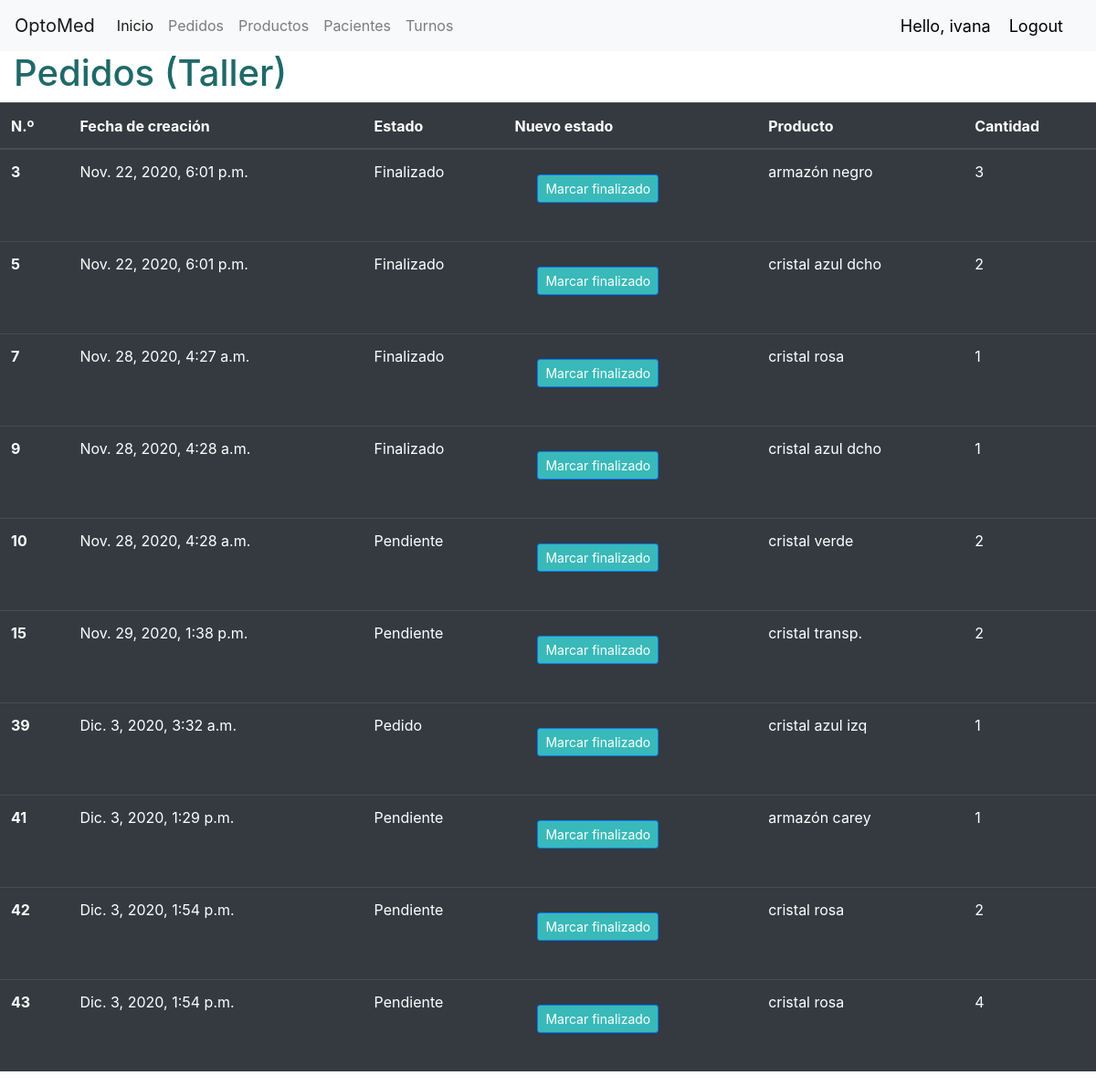
The app's page /pedidos/pedidos_taller (signed in) with its own data.
### pedidos/models.py (models this page shows, shortened)
class Pedido(models.Model):
  ESTADO = (
            ('Pendiente', 'Pendiente'),
            ('Pedido', 'Pedido'),
            ('Enviar a taller', 'Enviar a taller'),
            ('Finalizado', 'Finalizado')
            )
  PAGO = (
            ('Tarjeta de crédito', 'Tarjeta de crédito'),
            ('Tarjeta de débito', 'Tarjeta de débito'),
            ('Billetera virtual', 'Billetera virtual'),
            ('Efectivo', 'Efectivo'),
            )
  paciente = models.ForeignKey('pacientes.Paciente', null=True, on_delete=models.CASCADE)
  fecha_creación =  models.DateTimeField(auto_now_add=True, null=True)
  estado = models.CharField(max_length=20, null=True, choices=ESTADO)
  producto = models.ForeignKey(Producto, null=True, on_delete=models.CASCADE)
  cantidad = models.PositiveIntegerField(default=1)
  pago = models.CharField(max_length=20, null=True, choices=PAGO)
  vendedor = models.ForeignKey('pedidos.Vendedor', null=True, on_delete=models.CASCADE)

class Producto(models.Model):
  CATEGORÍA = (
            ('Lente', 'Lente'),
            ('Otro', 'Otro'),
            )
  DISTANCIA = (
              ('Lejos', 'Lejos'),
              ('Cerca', 'Cerca'),
              )
  LADO = (
          ('Izquierdo', 'Izquierdo'),
          ('Derecho', 'Derecho'),
          ('Ambos', 'Ambos'),
        )
  ARMAZÓN = (
              ('Sí', 'Sí'),
              ('No', 'No'),
            )
  nombre = models.CharField(max_length=100, null=True)
  precio = models.DecimalField(null=True, max_digits=20, decimal_places=2, default=0.00)
  categoría = models.CharField(max_length=50, null=True, choices=CATEGORÍA, default="Otro")
  distancia = models.CharField(max_length=15, null=True, blank=True, choices=DISTANCIA)
  lado = models.CharField(max_length=15, null=True, blank=True, choices=LADO)
  armazón = models.CharField(max_length=15, null=True, blank=True, choices=ARMAZÓN)
  descripción = models.CharField(max_length=100, null=True, blank=True)
  fecha_creación =  models.DateTimeField(auto_now_add=True, null=True)
  tags = models.ManyToManyField(Tag)
  stock = models.IntegerField(null=True, blank=True, default=0)
  def __str__(self):
    return self.nombre

### accounts/decorators.py (the view)
        def wrapper_func(request, *args, **kwargs):
            group = None
            if request.user.groups.exists():
                group = request.user.groups.all()[0].name
            if group in allowed_roles:
                return view_func(request, *args, **kwargs)
            else:
                return HttpResponse('No estas autorizado para ver esta pagina')

### pedidos/views.py (called while the page is built)
@login_required(login_url='login')
@allowed_users(allowed_roles=['admin', 'ventas','taller','gerencia'])
def pedidosTaller(request):
  return render(request, "pedidos/pedidos_taller.html", context)

### pedidos/templates/pedidos/pedidos_taller.html (shortened to what this page needs)
{% extends "pedidos/layout.html" %}
{% block body %}
  <h1> Pedidos (Taller)</h1>
<table class="table table-hover table-dark">
  <thead>
    <tr>
      <th scope="col">N.º</th>
      <th scope="col">Fecha de creación</th>
      <th scope="col">Estado</th>
      <th scope="col">Nuevo estado</th>
      <th scope="col">Producto</th>
      <th scope="col">Cantidad</th>
    </tr>
  </thead>
  <tbody>
        {% for pedido in pedidos %}
          <tr>
          <th scope="row">{{ pedido.pk }}</th>
          <td>{{ pedido.fecha_creación }}</td>
          <td>{{ pedido.estado }} </td>
          <td><a class="btn btn-primary btn-sm" style="background-color: #39b9b9; margin: 15px 0 30px 25px;" href="{% url 'pedidos:pedido_taller_form' pedido.pk %}">Marcar finalizado</a>
          </td>
          <td>{{ pedido.producto }}</td>
          <td>{{ pedido.cantidad }}</td>
          </tr>
        {% endfor %}
  </tbody>
</table>
{% endblock %}

### pedidos/templates/pedidos/layout.html (shortened to what this page needs)
{% load static %}
<!DOCTYPE html>
<html lang="es">
<head>
  <link rel="stylesheet" href="{% static 'pacientes/styles.css' %}">
  <link rel="stylesheet" href="https://cdn.jsdelivr.net/npm/bootstrap@4.5.3/dist/css/bootstrap.min.css">
</head>
<body>
  <nav class="navbar navbar-expand-lg navbar-light bg-light">
  <a class="navbar-brand" href="#">OptoMed</a>
  <div class="collapse navbar-collapse" id="navbarNav">
    <ul class="navbar-nav">
      <li class="nav-item active">
        <a class="nav-link" href="{% url 'pedidos:inicio' %}">Inicio <span class="sr-only">(current)</span></a>
      </li>
      <li class="nav-item">
        <a class="nav-link" href="{% url 'pedidos:pedidos' %}">Pedidos</a>
      </li>
      <li class="nav-item">
        <a class="nav-link" href="{% url 'pedidos:productos' %}">Productos</a>
      </li>
      <li class="nav-item">
        <a class="nav-link" href="{% url 'pacientes:index' %}">Pacientes</a>
      </li>
      <li class="nav-item">
        <a class="nav-link" href="#">Turnos</a>
      </li>
    </ul>
  </div>
  <span  class="hello-msg">Hello, {{request.user}}</span>
  <span><a class="hello-msg" href="{% url 'accounts:logout' %}" > Logout </a></span>
</nav>
  {% block body %}
  {% endblock %}
</body>
</html>

### pacientes/static/pacientes/styles.css (style rules this page uses)
body { margin: 0; padding: 0; }
h1 { color: rgb(32, 105, 105); margin: 25px 15px; }
tr { height: 50px; }
.btn-primary { background-color: rgb(32, 105, 105); }

### pedidos/templates/pedidos/layout.html (style rules this page uses)
.hello-msg { font-size: 18px; color: black; margin-right: 20px; }

### records on screen
Pedido: pk "3", fecha_creación "Nov. 22, 2020, 6:01 p.m.", estado "Finalizado", producto "armazón negro", cantidad "3"
Pedido: pk "5", fecha_creación "Nov. 22, 2020, 6:01 p.m.", estado "Finalizado", producto "cristal azul dcho", cantidad "2"
Pedido: pk "7", fecha_creación "Nov. 28, 2020, 4:27 a.m.", estado "Finalizado", producto "cristal rosa", cantidad "1"
Pedido: pk "9", fecha_creación "Nov. 28, 2020, 4:28 a.m.", estado "Finalizado", producto "cristal azul dcho", cantidad "1"
Pedido: pk "10", fecha_creación "Nov. 28, 2020, 4:28 a.m.", estado "Pendiente", producto "cristal verde", cantidad "2"
Pedido: pk "15", fecha_creación "Nov. 29, 2020, 1:38 p.m.", estado "Pendiente", producto "cristal transp.", cantidad "2"
Pedido: pk "39", fecha_creación "Dic. 3, 2020, 3:32 a.m.", estado "Pedido", producto "cristal azul izq", cantidad "1"
Pedido: pk "41", fecha_creación "Dic. 3, 2020, 1:29 p.m.", estado "Pendiente", producto "armazón carey", cantidad "1"
Pedido: pk "42", fecha_creación "Dic. 3, 2020, 1:54 p.m.", estado "Pendiente", producto "cristal rosa", cantidad "2"
Pedido: pk "43", fecha_creación "Dic. 3, 2020, 1:54 p.m.", estado "Pendiente", producto "cristal rosa", cantidad "4"

### other values on screen
{{ request.user }} "ivana"
